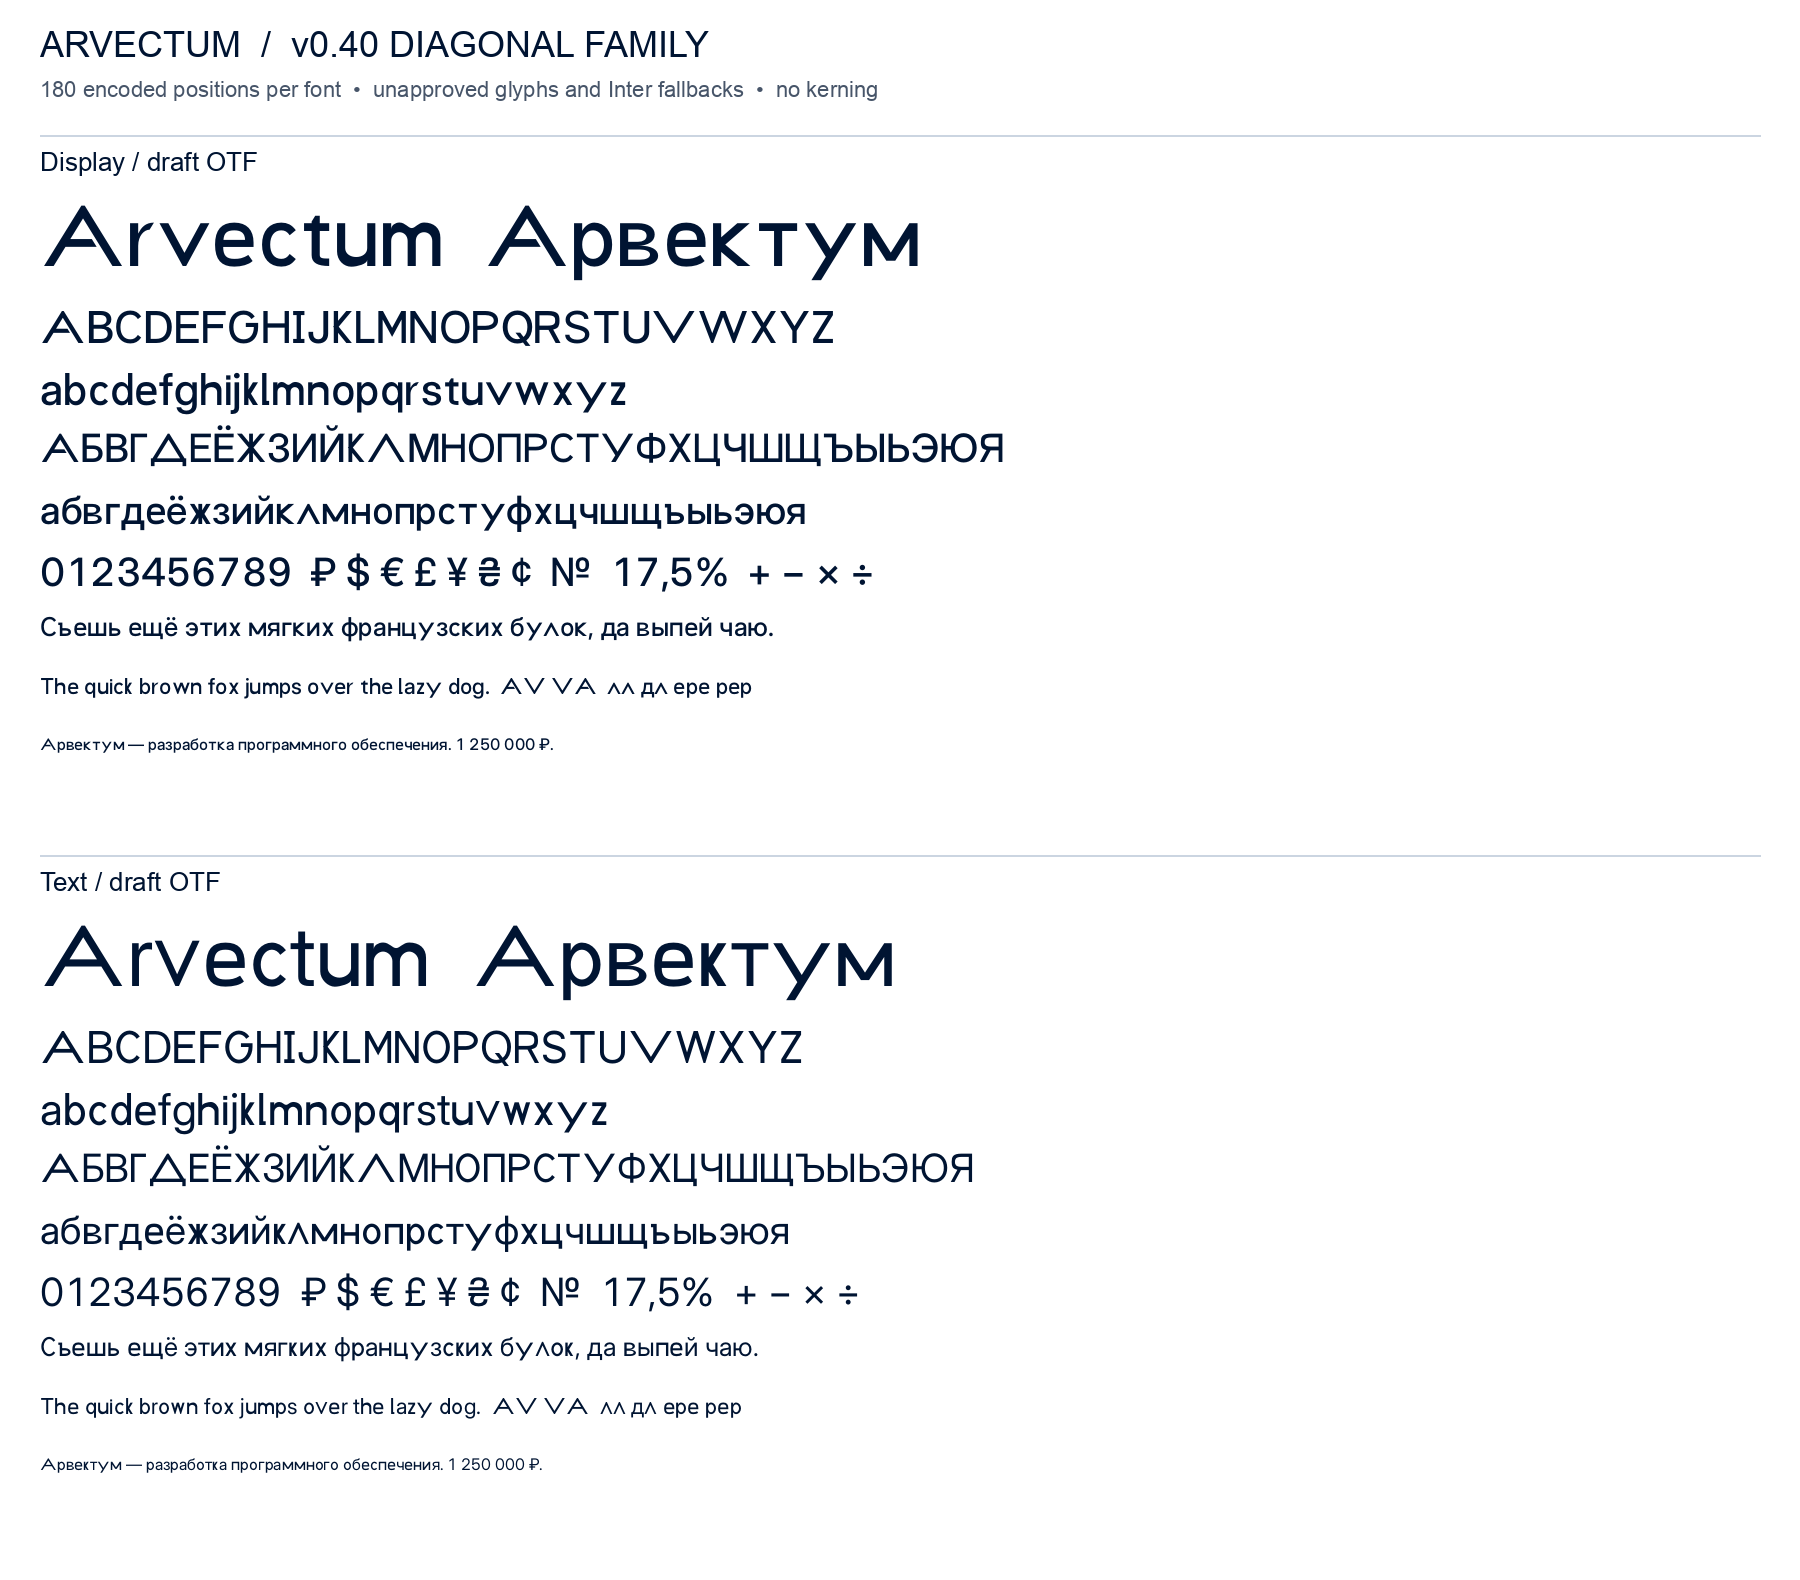

Generate this figure with Python:
from pathlib import Path
from PIL import Image,ImageDraw,ImageFont
import json,subprocess
P=Path(__file__).resolve().parent
fonts=sorted((P/'experimental').glob('*.otf'))
assert len(fonts)==2
W,H=1800,1580
im=Image.new('RGB',(W,H),'white');dr=ImageDraw.Draw(im)
system='/System/Library/Fonts/Supplemental/Arial.ttf'
lab=lambda size:ImageFont.truetype(system,size)
navy='#001432';mint='#41B599'
dr.text((40,24),'ARVECTUM  /  v0.40 DIAGONAL FAMILY',font=lab(36),fill=navy)
dr.text((40,77),'180 encoded positions per font  •  unapproved glyphs and Inter fallbacks  •  no kerning',font=lab(22),fill='#475569')
reports={}
for i,p in enumerate(fonts):
    y=135+i*720;style='Display' if 'Display' in p.name else 'Text'
    dr.line((40,y,W-40,y),fill='#cbd5e1',width=2)
    dr.text((40,y+12),style+' / draft OTF',font=lab(26),fill=navy)
    dr.text((40,y+50),'Arvectum  Арвектум',font=ImageFont.truetype(str(p),83),fill=navy)
    for j,(size,s) in enumerate([(44,'ABCDEFGHIJKLMNOPQRSTUVWXYZ'),(44,'abcdefghijklmnopqrstuvwxyz'),(39,'АБВГДЕЁЖЗИЙКЛМНОПРСТУФХЦЧШЩЪЫЬЭЮЯ'),(39,'абвгдеёжзийклмнопрстуфхцчшщъыьэюя'),(39,'0123456789  ₽ $ € £ ¥ ₴ ¢  №  17,5%  + − × ÷'),(26,'Съешь ещё этих мягких французских булок, да выпей чаю.'),(22,'The quick brown fox jumps over the lazy dog.  AV VA  лл дл ере рер'),(16,'Арвектум — разработка программного обеспечения. 1 250 000 ₽.')]):
        f=ImageFont.truetype(str(p),size)
        assert dr.textlength(s,font=f)<W-80,(style,size,s,dr.textlength(s,font=f))
        dr.text((40,y+165+j*62),s,font=f,fill=navy)
    checks={}
    for size in [12,16,24,40,72]:
        f=ImageFont.truetype(str(p),size)
        word='Arvectum Арвектум Ёё 0123456789'
        bbox=f.getbbox(word);assert bbox[2]>bbox[0] and bbox[3]>bbox[1]
        mask=f.getmask(word);assert mask.getbbox()
        checks[str(size)]={'width':f.getlength(word),'bbox':bbox}
    hb=subprocess.run(['hb-shape','--output-format=json',str(p),'Arvectum Арвектум Ёё 0123456789 ₽'],check=True,capture_output=True,text=True)
    glyphs=json.loads(hb.stdout);assert all(x['g']!='.notdef' for x in glyphs)
    reports[style]={'freetype':checks,'harfbuzz_shaped_glyphs':len(glyphs),'notdef':0}
im.save(P/'proof.png')
(P/'render-qa.json').write_text(json.dumps(reports,ensure_ascii=False,indent=2)+'\n')
im.thumbnail((1050,950));im.save('/tmp/arvectum-v040-proof.jpg',quality=82,optimize=True)
print(reports)
